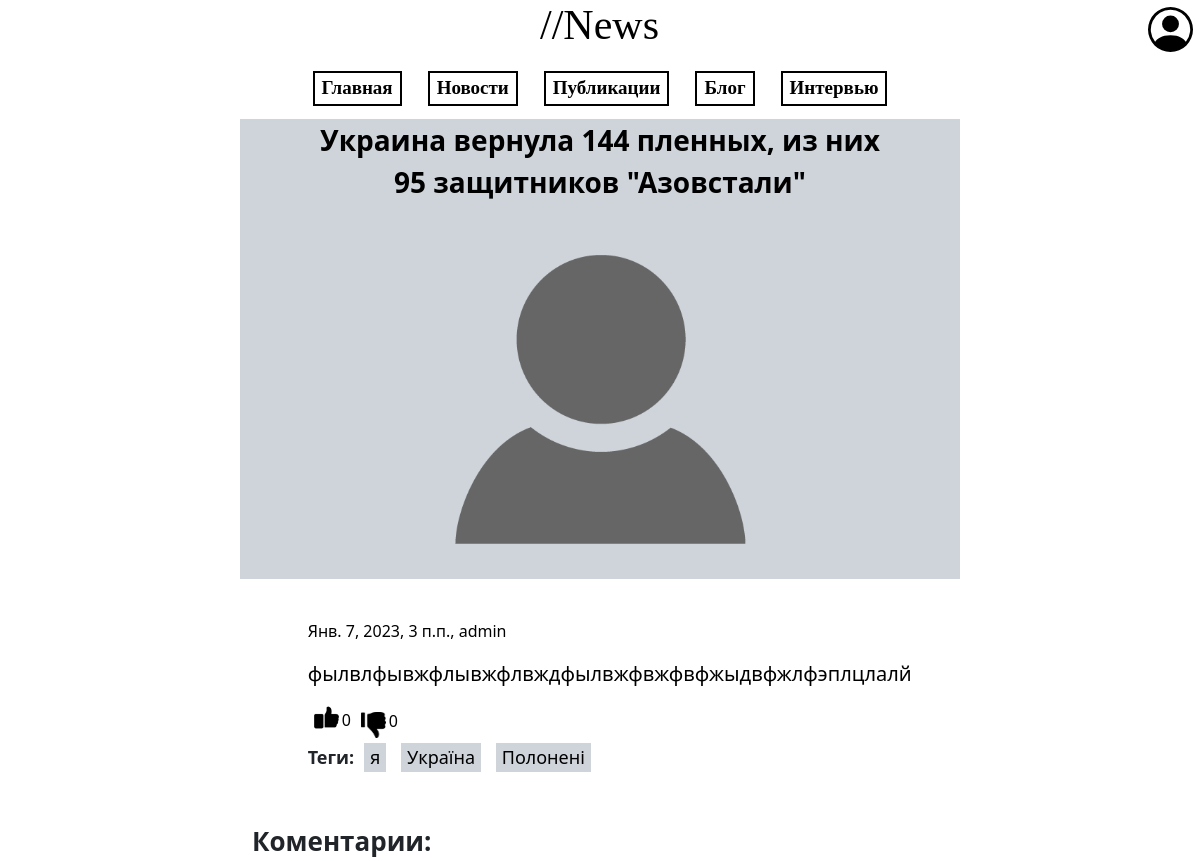
The app's page /16/ with its own data.
### navigation/models.py (models this page shows, shortened)
class Blog(models.Model):
    blog_title = models.CharField('Название',
                                  max_length=300)
    type = models.CharField("Тип статьи",max_length=20, null = True)
    img = models.ImageField("Заставка",null=True)
    full_text = models.TextField('Полный текст')
    like = models.ManyToManyField(CustomUser,blank=True,related_name='Like')
    dislike = models.ManyToManyField(CustomUser,blank=True,related_name='dislike')
    date_public = models.DateTimeField('Дата', null=True)
    author = models.ForeignKey(CustomUser,on_delete=models.PROTECT,null=True)
    class Meta:
        verbose_name = 'Blog'
        verbose_name_plural ='Blog Data Base'

class BlogHeshtags(models.Model):
    blog = models.ForeignKey(Blog,
                             default=None,
                             on_delete=models.CASCADE,
                             null=True)
    hashtag=models.CharField('Хештег',
                             max_length=150,
                             null='Без темы')

### users/models.py (models this page shows)
class CustomUser(AbstractBaseUser,PermissionsMixin):
    customuser= None
    username = models.CharField(_("username"),max_length=20,unique=True)
    first_name = models.CharField(_("Фамилия"), max_length=50,null=True, blank=True)
    last_name = models.CharField(_("Имя"), max_length=50,null=True, blank=True)
    reputation = models.IntegerField(_("Репутация"),default = 0)
    avatar = models.ImageField(_("Аватарка"),upload_to='media/avatar',default="avatar_none.png")
    email = models.EmailField(_("email address"), blank=True,null=True)
    is_staff = models.BooleanField(
        _("staff status"),
        default=False,
        help_text=_("Designates whether the user can log into this admin site."),
        )
    is_journalist = models.BooleanField(
        _("Статус журналиста"),
        default=False,
        help_text=_("Designates whether the user can log into this admin site."),
        )
    is_active = models.BooleanField(
        _("active"),
        default=False,
        help_text=_(
            "Designates whether this user should be treated as active. "
            "Unselect this instead of deleting accounts."
        ),
        )
    is_superuser = models.BooleanField(
        _("superuser status"),
        default=False,
        help_text=_(
            "Designates whether this user should be treated as active. "
            "Unselect this instead of deleting accounts."
        ),
        )
    date_joined = models.DateTimeField(
        _("date joined"),
        default=timezone.now
        )
    USERNAME_FIELD = 'username'
    REQUIRED_FIELDS = []
    objects = CustomUserManager()
    class Meta:
        verbose_name= 'User'
        verbose_name_plural= 'User'
    def __str__(self):
        return self.username

### navigation/views.py (the view, shortened to what this page needs)
# urls.py: path('<int:pk>/',Show_post.as_view(),name='show_post'),
class Show_post(FormMixin,DetailView):
    model = Blog
    template_name = 'navigation/post.html'
    context_object_name = 'BlogDB'
    form_class = Comment_form
    def get_context_data(self,**kwargs):
        context = super(Show_post,self).get_context_data(**kwargs)
        context['hashtags_list'] = BlogHeshtags.objects.filter(blog_id=self.kwargs['pk'])
        context['comment_list']= Comment_user.objects.filter(post_id = self.kwargs['pk']).select_related('user')
        return context
    def post(self,request,*args,**kwargs):
        self.object = self.get_object()
        form = self.get_form()
        if form.is_valid():
            return self.form_valid(form,request)
        else:
            return self.form_invalid(form)

### navigation/forms.py
class Comment_form(forms.ModelForm):
    comment = forms.CharField(widget=CKEditorUploadingWidget())
    class Meta:
        model = Comment_user
        fields = ['comment']

### navigation/templates/navigation/post.html (shortened to what this page needs)
{% extends 'navigation/sample.html' %}
{% block content %}
<div class="main_screen">
    <ul2 class="content_post">
        <div class="title">
            <div class="text">
                <p id="title">{{ BlogDB.blog_title }}</p>
            </div>
            <img src="/media/blog/{{ BlogDB.img }}" class="img-main">
        </div>
        <div class="container">
            <div class="fulltext">
                <p>{{BlogDB.date_public }}, {{BlogDB.author}} </p>
                <h id="full_text">{{ BlogDB.full_text| safe }}</h>
                <div style="display: flex; align-items:center;margin-bottom:10px;position: relative;">
                    <form method="post" action="{% url 'like' BlogDB.pk %}">
                        <div style="position:relative">
                            <button style="background: transparent; border: none; box-shadow: none;" type="submit">
                                <img style="width:25px;position:relative;top:-2px;" src="/media/source/like.png" alt="">
                                <span style="position:absolute ; top:3px;margin-left:3px">{{ BlogDB.like.all.count }}</span>
                            </button>
                        </div>
                    </form>
                     <form method="post" action="{% url 'dislike' BlogDB.pk %}">
                        <div style="position:absolute; top:5px; margin-left: 10px;">
                            <button style="background: transparent; border: none; box-shadow: none;" type="submit">
                                <img style="width:25px" src="/media/source/dislike.png" alt="">
                                <span style="position:absolute ; top:-1px;margin-left:3px">{{ BlogDB.dislike.all.count }}</span>
                            </button>
                        </div>
                     </form>
                </div>
                <div class="tagname">
                    <g id="tags"><b>Теги:</b>
                        <form action="{% url 'tag'  %}" method="get">
                            {% for hashtag in hashtags_list %}
                            <input type="submit" name="tag" class="btn-tag" value="{{ hashtag.hashtag }}">
                            {% endfor %}
                        </form>
                    </g>
                </div>
            </div>
            <div class="comment">
                <commentarie>Коментарии:</commentarie>
            </div>
        </div>
    </ul2>
</div>
{% endblock %}

### navigation/templates/navigation/sample.html (shortened to what this page needs)
{% load static %}
<!DOCTYPE html>
<html lang="en">
<head>
    <link href="https://cdn.jsdelivr.net/npm/bootstrap@5.2.0-beta1/dist/css/bootstrap.min.css" rel="stylesheet">
    <link rel="stylesheet" href="{% static 'navigation/css/main.css' %}">
    <link rel="stylesheet" href="{% static 'navigation/css/cabinet.css' %}">
    <link rel="stylesheet" href="{% static 'navigation/css/avtor.css' %}">
    <link rel="stylesheet" href="{% static 'navigation/css/home.css' %}">
    <link rel="stylesheet" href="{% static 'navigation/css/news.css' %}">
    <link rel="stylesheet" href="{% static 'navigation/css/blog.css' %}">
    <link rel="stylesheet" href="{% static 'navigation/css/post.css' %}">
    <link rel="stylesheet" href="https://use.fontawesome.com/releases/v5.8.2/css/all.css">
</head>
<body>
<div class="title_sample">
    <div class="login_img">
        <a href="{% url 'home'%}" class = "logo"><h1>//News</h1></a>
        <a {%if request.user.is_authenticated %} href="/user/cabinet/#user_about"
            {% else %}  href="{% url 'login' %} "{% endif %}>
        </a>
    </div>
</div>
<div class="navigation">
    <a href="{% url 'home' %}" class="btn btn-nav">Главная</a>
    <a href="{% url 'news' %}" class="btn btn-nav">Новости</a>
    <a href="{% url 'public' %}" class="btn btn-nav">Публикации</a>
    <a href="{% url 'blog' %}" class="btn btn-nav">Блог</a>
    <a href="{% url 'interview' %}" class="btn btn-nav">Интервью</a>
</div>
    <main>
        {% block content %}
        {% endblock %}
    </main>
</body>
</html>

### navigation/static/navigation/css/main.css (style rules this page uses)
.title_sample { position: relative; }
.login_img { position:relative; display:flex; justify-content:space-between; align-items:center; }
.login_img a { text-decoration:none; }
.logo { position: relative; text-decoration: none; display: center; left: 45%; }
.login_img svg { position:relative; top:3%; color:black; left:-15% }
h1 { text-decoration:none; color: #000000; font-size: 42px; font-family: "Impact"; }
.navigation { height: 100%; display: flex; align-items: center; justify-content: center; }
.btn { text-decoration:none; color: #000000; font-family: "Franklin Gothic Demi"; font-size: 19px; font-weight: bold; position: relative; margin: 10px; border:0px solid; }
.btn-nav::after, .btn-nav::before { border: 2px solid #000; margin:3px; content: ""; position: absolute; width: calc(100% - 6px); height: calc(100% - 6px); left: 0; bottom: 0; z-index: -1; transition: transform 0.3s ease; }

### navigation/static/navigation/css/post.css (style rules this page uses)
.main_screen { display: flex; align-items: center; flex-direction: row; justify-content: center; }
.content_post { display:flex; align-items: center; flex-direction: column; width: 60%; }
.title { background:rgb(206, 212, 218); position:relative; display: flex; flex-direction: column; }
.img-main { width:50%; height:20%; z-index:1; position:relative; left:25%; }
.text { position:relative; top:0%; left:10%; z-index:2; width:80%; word-wrap:break-word; }
.text p { text-align:center; color:black; font-size:28px; font-weight:bold; }
.container { position:relative; }
.tagname { position: static; }
.fulltext { position:relative; top:40px; width:80%; left:8%; }
.fulltext p { color:black; }
.container h { font-size:20px; }
#tags { position:relative; font-size:18px; display:flex; align-items:center; }
.btn-tag { border: 0px solid #000; margin-left: 10px; background:#ced4da; z-index:0; transition: 0.35s; }
.comment { position: relative; top: 90px; display: flex; align-items: flex-start; flex-direction: column; }
.comment commentarie { font-size: 26px; font-weight: bold; }

### records on screen
Blog: blog_title "Украина вернула 144 пленных, из них 95 защитников \"Азовстали\"", img (picture), date_public "Янв. 7, 2023, 3 п.п.", author "admin", full_text "фылвлфывжфлывжфлвждфылвжфвжфвфжыдвфжлфэплцлалй", like.all.count "0", dislike.all.count "0"
BlogHeshtags: tag "я"
BlogHeshtags: tag "Україна"
BlogHeshtags: tag "Полонені"
